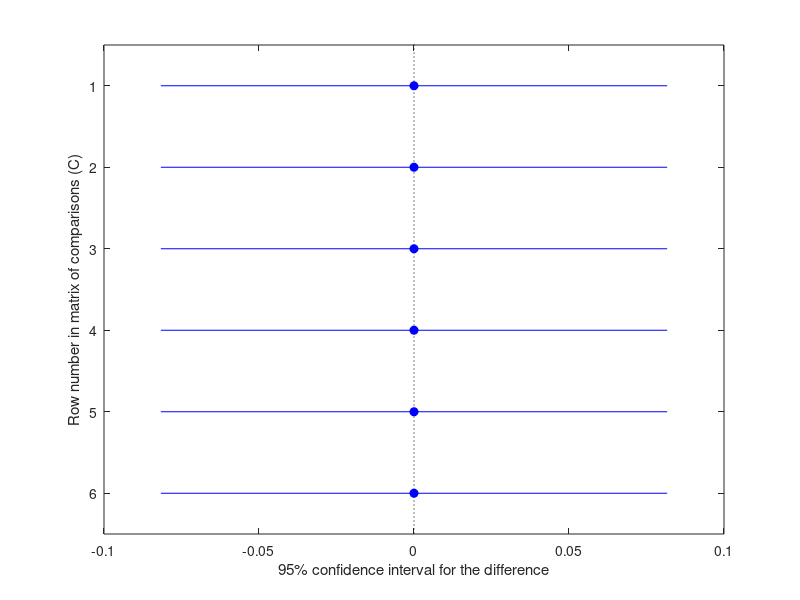

MATLAB code to generate this figure: (Note: this script raises an error after producing the figure.)
%
% Copyright 2018-2019 University of Padua, Italy
%
% Licensed under the Apache License, Version 2.0 (the "License");
% you may not use this file except in compliance with the License.
% You may obtain a copy of the License at
%
%     http://www.apache.org/licenses/LICENSE-2.0
%
% Unless required by applicable law or agreed to in writing, software
% distributed under the License is distributed on an "AS IS" BASIS,
% WITHOUT WARRANTIES OR CONDITIONS OF ANY KIND, either express or implied.
% See the License for the specific language governing permissions and
% limitations under the License.
%
% Author: Nicola Ferro (ferro@dei.unipd.it)

load('evalData.mat')

% the mean for each run across the topics
% Note that if the measure is AP (Average Precision), 
% this is exactly MAP (Mean Average Precision) for each run
m = mean(measure);

% sort in descending order of mean score
[~, idx] = sort(m, 'descend');

% re-order runs by ascending mean of the measure
% needed to have a more nice looking box plot
measure = measure(:, idx);
runID = runID(idx);

% perform the ANOVA
[~, tbl, sts] = anova1(measure, runID, 'off');

% display the ANOVA table
tbl

% perform
c = multcompare(sts, 'Alpha', 0.05, 'Ctype', 'hsd'); 

% display the multiple comparisons
c

%% plots of the data

% get the Tukey HSD test figure
currentFigure = gcf;

    ax = gca;
    ax.FontSize = 20;
    ax.XLabel.String = 'Average Precision (AP)';
    ax.YLabel.String = 'Run';

    currentFigure.PaperPositionMode = 'auto';
    currentFigure.PaperUnits = 'centimeters';
    currentFigure.PaperSize = [42 22];
    currentFigure.PaperPosition = [1 1 40 20];

print(currentFigure, '-dpdf', 'ap-tukey.pdf');
    
    
% box plot
currentFigure = figure;
    % need to reverse the order of the columns to have bloxplot displayed
    % as the Tukey HSD plot
    boxplot(measure(:, end:-1:1), 'Labels', runID(end:-1:1), ...
        'Orientation', 'horizontal', 'Notch','off', 'Symbol', 'ro')
    
    ax = gca;
    ax.FontSize = 20;
    ax.XLabel.String = 'Average Precision (AP)';
    ax.YLabel.String = 'Run';
    
    currentFigure.PaperPositionMode = 'auto';
    currentFigure.PaperUnits = 'centimeters';
    currentFigure.PaperSize = [42 22];
    currentFigure.PaperPosition = [1 1 40 20];

print(currentFigure, '-dpdf', 'ap-boxplot.pdf');


